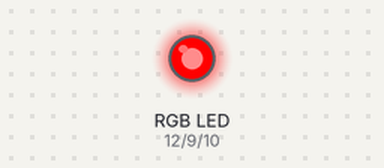
This sketch was run on a simulated Arduino Uno, built with avr-gcc and run on an emulated ATmega328P. Shown: an RGB LED mixed from three pins (HIGH = lit).

Above: at 0.5 s.
At 1.5 s:
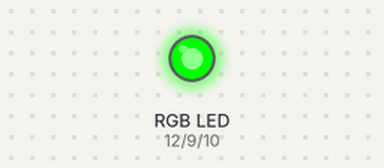
At 5.5 s:
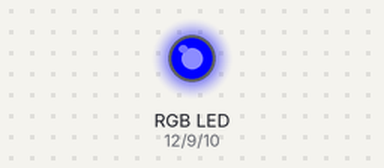
Timing chart, 0 to 6.9 s (numbered marks = the images above):
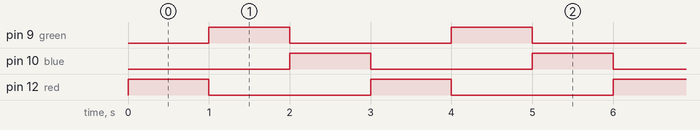

The sketch:

RGB_lighting.ino
```cpp
// RGB lighting
const int red =12;
const int green =9;
const int blue =10;
void setup(){
  pinMode(red, OUTPUT);
  pinMode(green, OUTPUT);
  pinMode(blue, OUTPUT);
}

void loop(){
  digitalWrite(red, HIGH);
  digitalWrite(green, LOW);
  digitalWrite(blue, LOW);
  delay(1000);
  digitalWrite(red, LOW);
  digitalWrite(green, HIGH);
  digitalWrite(blue, LOW);
  delay(1000);
  digitalWrite(red, LOW);
  digitalWrite(green, LOW);
  digitalWrite(blue, HIGH);
  delay(1000);
}
```

Measured:
- by itself, pin 9 (green), pin 10 (blue), pin 12 (red): alternates HIGH for 1.0 s and LOW for 2.0 s
- by itself, everything shown: repeats every 3.0 s, in 3 steps
